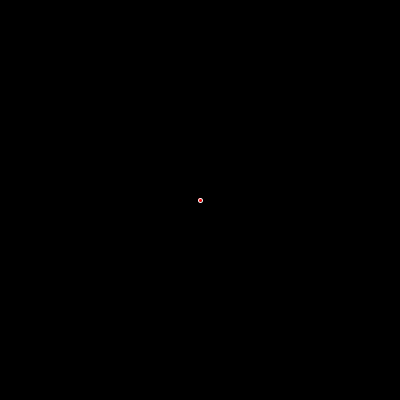
Frame 1 (no input)
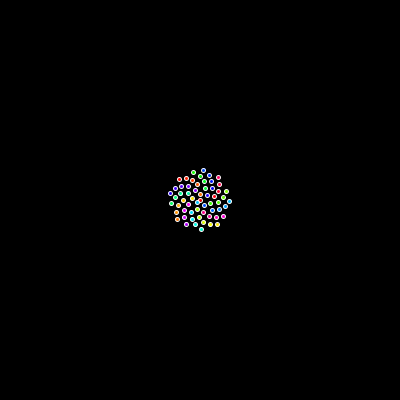
Frame 60 (the mouse pressed at the canvas centre just before this capture)
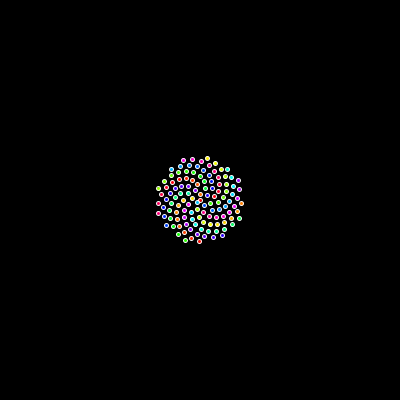
Frame 120 (the mouse held since frame 60 and released just before this capture)

The Processing sketch that drew these frames (run headless with seeded random() and noise(); from frame 60 on, the mouse is pressed at the canvas centre):

// Processing sketch: Phyllotaxis
// ── Phyllotaxis.pde
//declared the float options. Remember:
//I converted JavaScript to Java in Processing.
float n = 0;
float c = 4;

//Made my setup void here. This will
//work with the draw void.
//I declared my background and screen
//size. I also made them colorful.
void setup() {
  size(400, 400);
  colorMode(HSB);
  background(0);
  
}

//Made my other void draw. This code will
//set up the background, declares the
//floats, stroke, fill and ellipse functions.
void draw() {
  float a = n * 137.5;
  float r = c * sqrt(n);
  float x = r * cos(radians(a)) + width / 2;
  float y = r * sin(radians(a)) + height / 2;
  fill(a % 256, 255, 255);
  stroke(255);
  ellipse(x, y, 4, 4); 
  n++;
}
